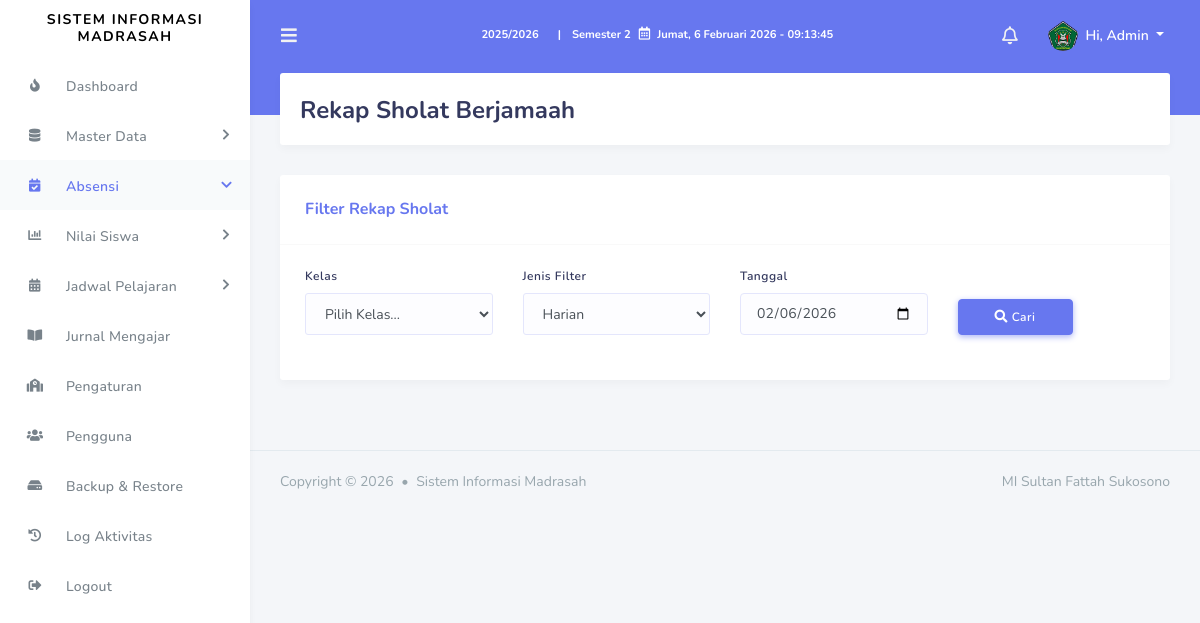
The page /admin/rekap_sholat.php (signed in) on the database its author committed.
### tables this page shows
CREATE TABLE `tb_profil_madrasah` (
  `id` int NOT NULL AUTO_INCREMENT,
  `nama_yayasan` varchar(255) DEFAULT 'YAYASAN PENDIDIKAN ISLAM',
  `nama_madrasah` varchar(200) NOT NULL,
  `kepala_madrasah` varchar(100) DEFAULT NULL,
  `tahun_ajaran` varchar(20) DEFAULT NULL,
  `semester` enum('Semester 1','Semester 2') DEFAULT NULL,
  `logo` varchar(100) DEFAULT NULL,
  `dashboard_hero_image` varchar(255) DEFAULT NULL,
  `tanggal_jadwal` date DEFAULT NULL,
  `tempat_jadwal` varchar(100) DEFAULT NULL,
  PRIMARY KEY (`id`)
);

CREATE TABLE `tb_pengguna` (
  `id_pengguna` int NOT NULL AUTO_INCREMENT,
  `username` varchar(50) NOT NULL,
  `email` varchar(100) DEFAULT NULL,
  `nama` varchar(100) NOT NULL DEFAULT '',
  `password` varchar(255) NOT NULL,
  `level` enum('admin','guru','wali','kepala_madrasah','tata_usaha') NOT NULL DEFAULT 'guru',
  `id_guru` int DEFAULT NULL,
  `foto` varchar(255) DEFAULT NULL,
  PRIMARY KEY (`id_pengguna`),
  KEY `id_guru` (`id_guru`),
  CONSTRAINT `tb_pengguna_ibfk_1` FOREIGN KEY (`id_guru`) REFERENCES `tb_guru` (`id_guru`) ON DELETE SET NULL ON UPDATE CASCADE
);

### admin/rekap_sholat.php (the view, shortened to what this page needs)
<?php
require_once '../config/database.php';
require_once '../config/functions.php';
$css_libs = [
    "node_modules/select2/dist/css/select2.min.css",
    "https://cdn.datatables.net/1.10.25/css/dataTables.bootstrap4.min.css"
];
$filter_type = $_POST['filter_type'] ?? 'daily';
$selected_date = isset($_POST['attendance_date']) ? $_POST['attendance_date'] : date('Y-m-d');
include '../templates/header.php';
include '../templates/sidebar.php';
?>
<div class="main-content">
    <section class="section">
        <div class="section-header">
            <h1>Rekap Sholat Berjamaah</h1>
        </div>
        <div class="section-body">
            <div class="card">
                <div class="card-header"><h4>Filter Rekap Sholat</h4></div>
                <div class="card-body">
                    <form method="POST" class="row">
                        <div class="form-group col-md-3">
                            <label>Kelas</label>
                            <select name="class_id" class="form-control selectric" onchange="this.form.submit()">
                                <option value="">Pilih Kelas...</option>
                            </select>
                        </div>
                        <div class="form-group col-md-3">
                            <label>Jenis Filter</label>
                            <select name="filter_type" class="form-control selectric" onchange="this.form.submit()">
                                <option value="daily" <?php echo ($filter_type == 'daily') ? 'selected' : ''; ?>>Harian</option>
                            </select>
                        </div>
                        <?php if ($filter_type == 'daily'): ?>
                        <div class="form-group col-md-3">
                            <label>Tanggal</label>
                            <input type="date" name="attendance_date" class="form-control" value="<?php echo htmlspecialchars($selected_date); ?>">
                        </div>
                        <?php endif; ?>
                        <div class="form-group col-md-2 d-flex align-items-end">
                            <button type="submit" class="btn btn-primary btn-block"><i class="fas fa-search"></i> Cari</button>
                        </div>
                    </form>
                </div>
            </div>
        </div>
    </section>
</div>
<?php include '../templates/footer.php'; ?>

### templates/header.php (shortened to what this page needs)
<?php
require_once '../config/database.php';
require_once '../config/functions.php';
$school_profile = getSchoolProfile($pdo);
?>
<!DOCTYPE html>
<html lang="en">
<head>
    <link rel="stylesheet" href="https://stackpath.bootstrapcdn.com/bootstrap/4.3.1/css/bootstrap.min.css">
    <link rel="stylesheet" href="https://use.fontawesome.com/releases/v5.7.2/css/all.css">
    <?php if (isset($css_libs) && is_array($css_libs)): ?>
        <?php foreach ($css_libs as $css): ?>
            <?php if (strpos($css, 'http://') === 0 || strpos($css, 'https://') === 0): ?>
                <link rel="stylesheet" href="<?php echo $css; ?>">
            <?php else: ?>
                <link rel="stylesheet" href="../<?php echo $css; ?>">
            <?php endif; ?>
        <?php endforeach; ?>
    <?php endif; ?>
    <link rel="stylesheet" href="../assets/css/style.css">
    <link rel="stylesheet" href="../assets/css/components.css">
    <link rel="stylesheet" href="../assets/css/modal_fix.css">
</head>
<body>
    <div id="app">
        <div class="main-wrapper">
            <div class="navbar-bg"></div>
            <nav class="navbar navbar-expand-lg main-navbar">
                <form class="form-inline mr-auto">
                    <ul class="navbar-nav mr-3">
                        <li class="d-none d-lg-block"><a href="#" data-toggle="sidebar" class="nav-link nav-link-lg"><i class="fas fa-bars"></i></a></li>
                    </ul>
                </form>
                <ul class="navbar-nav mr-auto">
                    <li class="nav-item d-none d-lg-flex align-items-center">
                        <div class="text-white small font-weight-bold">
                            <span class="mr-2"><?php echo htmlspecialchars($school_profile['tahun_ajaran'] ?? '-'); ?></span>
                            <span class="mx-2">|</span>
                            <span><?php echo htmlspecialchars($school_profile['semester'] ?? '-'); ?></span>
                        </div>
                    </li>
                    <li class="nav-item d-none d-lg-flex align-items-center ml-2">
                        <div class="text-white small font-weight-bold">
                            <i class="far fa-calendar-alt mr-1"></i>
                            <span id="header-date-time"></span>
                        </div>
                    </li>
                </ul>
                <ul class="navbar-nav navbar-right">
                    <?php if (getUserLevel() === 'admin' || getUserLevel() === 'kepala_madrasah'): ?>
                    <?php
                        $unread_count = 0;
                    ?>
                    <li class="dropdown dropdown-list-toggle d-none d-lg-block">
                        <a href="#" data-toggle="dropdown" class="nav-link nav-link-lg message-toggle <?php echo $unread_count > 0 ? 'beep' : ''; ?>">
                            <i class="far fa-bell"></i>
                        </a>
                    </li>
                    <?php endif; ?>
                    <li class="dropdown d-none d-lg-block">
                        <?php
                        $user_level = getUserLevel();
                        if ($user_level === 'guru' || $user_level === 'wali') {
                            $current_user = null;
                            $display_name = '';
                            if (isset($_SESSION['nama_guru']) && !empty($_SESSION['nama_guru'])) {
                                $teacher_stmt = $pdo->prepare("SELECT * FROM tb_guru WHERE nama_guru = ?");
                                $teacher_stmt->execute([$_SESSION['nama_guru']]);
                                $current_user = $teacher_stmt->fetch(PDO::FETCH_ASSOC);
                                $display_name = $_SESSION['nama_guru'];
                            }
                            if (!$current_user && isset($_SESSION['user_id'])) {
                                $teacher_stmt = $pdo->prepare("SELECT * FROM tb_guru WHERE id_guru = ?");
                                $teacher_stmt->execute([$_SESSION['user_id']]);
                                $current_user = $teacher_stmt->fetch(PDO::FETCH_ASSOC);
                                if ($current_user) {
                                    $display_name = $current_user['nama_guru'];
                                }
                            }
                            if (!$current_user && isset($_SESSION['username'])) {
                                $teacher_stmt = $pdo->prepare("SELECT * FROM tb_guru WHERE nuptk = ?");
                                $teacher_stmt->execute([$_SESSION['username']]);
                                $current_user = $teacher_stmt->fetch(PDO::FETCH_ASSOC);
                                if ($current_user) {
                                    $display_name = $current_user['nama_guru'];
                                }
                            }
                            if (empty($display_name)) {
                                $display_name = $_SESSION['nama_guru'] ?? $_SESSION['username'] ?? 'User';
                            }
                            $avatar_html = getTeacherAvatarImage($current_user ?? ['nama_guru' => $display_name], 30);
                        } elseif ($user_level === 'siswa') {
                            $display_name = $_SESSION['nama_siswa'] ?? $_SESSION['username'] ?? 'Siswa';
                            $avatar_html = '<img alt="image" src="../assets/img/avatar/avatar-1.png" class="rounded-circle mr-1">';
                        } else {
                            $user_stmt = $pdo->prepare("SELECT * FROM tb_pengguna WHERE username = ?");
                            $user_stmt->execute([$_SESSION['username']]);
                            $current_user = $user_stmt->fetch(PDO::FETCH_ASSOC);
                            $avatar_html = getUserAvatarImage($current_user ?? ['username' => $_SESSION['username']], 30);
                            $display_name = ($current_user && !empty($current_user['nama'])) ? $current_user['nama'] : $_SESSION['username'];
                        }
                        ?>
                        <a href="#" data-toggle="dropdown" class="nav-link dropdown-toggle nav-link-lg nav-link-user">
                            <?php echo $avatar_html; ?>
                            <div class="d-none d-lg-inline-block">Hi, <?php echo htmlspecialchars($display_name); ?></div>
                        </a>
                    </li>
                </ul>
            </nav>
            <?php include 'sidebar.php'; ?>

### config/functions.php (shortened to what this page needs)
<?php
function getUserLevel() {
    return isset($_SESSION['level']) ? $_SESSION['level'] : '';
}
function getSchoolProfile($pdo) {
    $stmt = $pdo->prepare("SELECT * FROM tb_profil_madrasah WHERE id = 1");
    $stmt->execute();
    $profile = $stmt->fetch(PDO::FETCH_ASSOC);
    return $profile;
}
function getUserAvatarImage($user, $size = 30) {
    $img_dir = '../assets/img/';
    $base_path = dirname(__DIR__) . '/assets/img/';
    if (is_array($user) && isset($user['foto']) && !empty($user['foto'])) {
        if (file_exists($base_path . $user['foto'])) {
            return '<img alt="image" src="' . $img_dir . $user['foto'] . '" class="rounded-circle mr-1" width="' . $size . '" style="object-fit: cover; height: ' . $size . 'px;">';
        }
    }
    $name = 'User';
    $initials_url = 'https://ui-avatars.com/api/?name=' . urlencode($name) . '&background=random&color=fff&size=128';
    return '<img alt="image" src="' . $initials_url . '" class="rounded-circle mr-1" width="' . $size . '" style="object-fit: cover; height: ' . $size . 'px;">';
}
?>

### templates/footer.php (shortened to what this page needs)
            <footer class="main-footer">
                <div class="footer-left">
                    Copyright &copy; <?php echo date('Y'); ?> <div class="bullet"></div> Sistem Informasi Madrasah
                </div>
                <div class="footer-right">
                    <?php echo $school_profile['nama_madrasah']; ?>
                </div>
            </footer>
</body>
</html>

### assets/css/modal_fix.css (style rules this page uses)
body:not(.modal-open) { pointer-events: auto; }
body { pointer-events: auto; overflow: visible; }

### rows shown on the page
tb_profil_madrasah: tahun_ajaran "2025/2026", semester "Semester 2", nama_madrasah "MI Sultan Fattah Sukosono"
tb_pengguna: foto (picture), nama "Admin"

### other values the page prints
$item['title'] "Dashboard"
$item['title'] "Master Data"
$item['title'] "Absensi"
$item['title'] "Nilai Siswa"
$item['title'] "Jadwal Pelajaran"
$item['title'] "Jurnal Mengajar"
$item['title'] "Pengaturan"
$item['title'] "Pengguna"
$item['title'] "Backup & Restore"
$item['title'] "Log Aktivitas"
$item['title'] "Logout"
